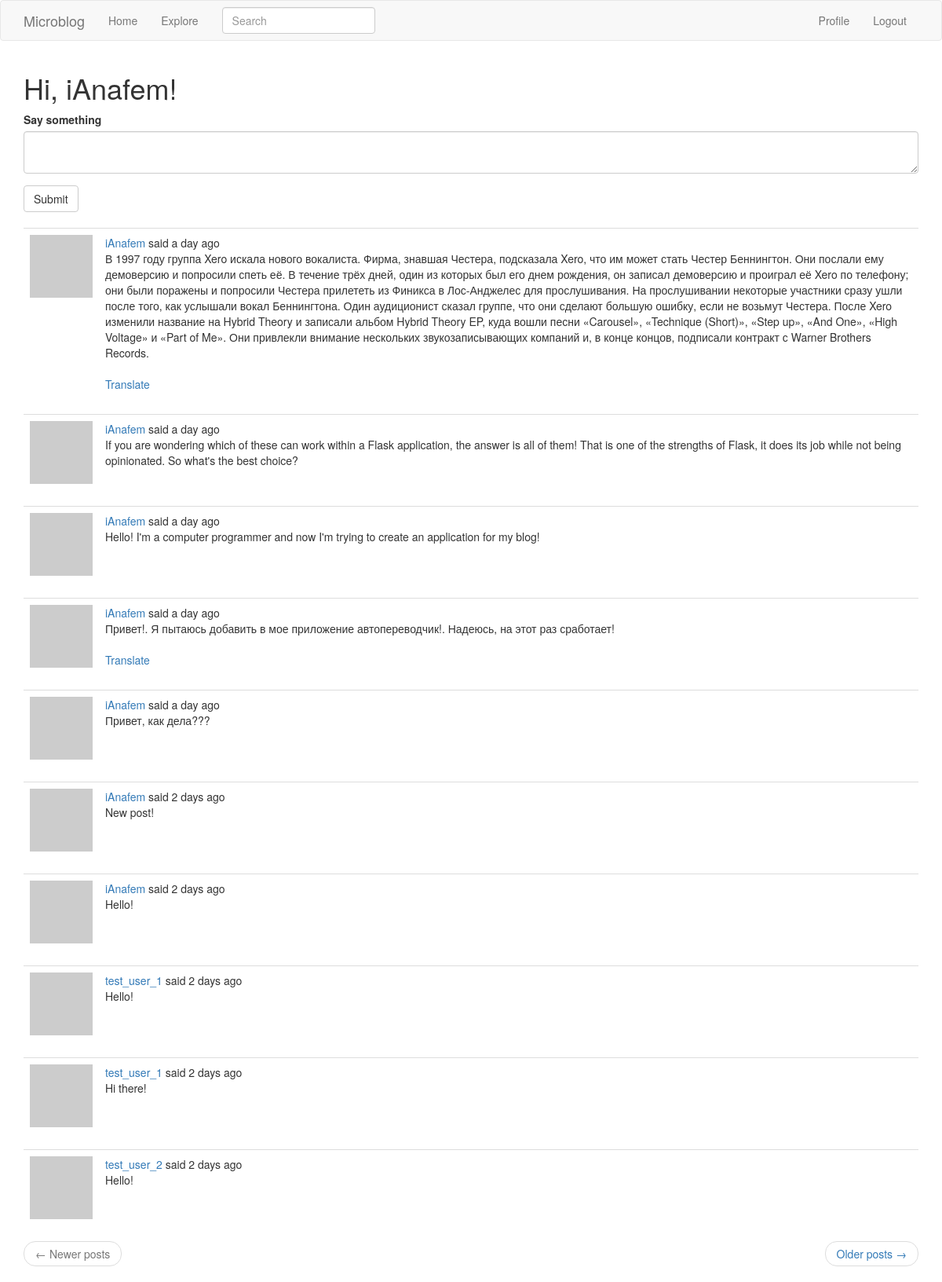
The page /index (signed in) on the database its author committed.
### app/models.py (models this page shows, shortened)
class User(UserMixin, db.Model):
    id = db.Column(db.Integer, primary_key=True)
    username = db.Column(db.String(64), index=True, unique=True)
    email = db.Column(db.String(120), index=True, unique=True)
    password_hash = db.Column(db.String(128))
    posts = db.relationship('Post', backref='author', lazy='dynamic')
    about_me = db.Column(db.String(140))
    last_seen = db.Column(db.DateTime, default=datetime.utcnow)
    followed = db.relationship(
        'User', secondary=followers,
        primaryjoin=(followers.c.follower_id == id),
        secondaryjoin=(followers.c.followed_id == id),
        backref=db.backref('followers', lazy='dynamic'), lazy='dynamic')
    def avatar(self, size):
        digest = md5(self.email.lower().encode('utf-8')).hexdigest()
        return 'https://www.gravatar.com/avatar/{}?d=identicon&s={}'.format(
            digest, size)
    def followed_posts(self):
        followed = Post.query.join(
            followers, (followers.c.followed_id == Post.user_id)).filter(
                followers.c.follower_id == self.id)
        own = Post.query.filter_by(user_id=self.id)
        return followed.union(own).order_by(Post.timestamp.desc())

class SearchableMixin(object):
    @classmethod
    def before_commit(cls, session):
        session._changes = {
            'add': list(session.new),
            'update': list(session.dirty),
            'delete': list(session.deleted)
        }
    @classmethod
    def after_commit(cls, session):
        for obj in session._changes['add']:
            if isinstance(obj, SearchableMixin):
                add_to_index(obj.__tablename__, obj)
        for obj in session._changes['update']:
            if isinstance(obj, SearchableMixin):
                add_to_index(obj.__tablename__, obj)
        for obj in session._changes['delete']:
            if isinstance(obj, SearchableMixin):
                remove_from_index(obj.__tablename__, obj)
        session._changes = None

class Post(SearchableMixin, db.Model):
    __searchable__ = ['body']
    id = db.Column(db.Integer, primary_key=True)
    body = db.Column(db.String(140))
    timestamp = db.Column(db.DateTime, index=True, default=datetime.utcnow)
    user_id = db.Column(db.Integer, db.ForeignKey('user.id'))
    language = db.Column(db.String(5))

### app/main/routes.py (the view, shortened to what this page needs)
@bp.route('/', methods=['GET', 'POST'])
@bp.route('/index', methods=['GET', 'POST'])
@login_required
def index():
    form = PostForm()
    page = request.args.get('page', 1, type=int)
    posts = current_user.followed_posts().paginate(
        page, current_app.config['POSTS_PER_PAGE'], False)
    next_url = url_for('main.index', page=posts.next_num) \
        if posts.has_next else None
    prev_url = url_for('main.index', page=posts.prev_num) \
        if posts.has_prev else None
    return render_template('index.html', title=_('Home'), form=form,
                           posts=posts.items, next_url=next_url,
                           prev_url=prev_url)

### app/main/forms.py
class SearchForm(FlaskForm):
    q = StringField(_l('Search'), validators=[DataRequired()])
    def __init__(self, *args, **kwargs):
        if 'formdata' not in kwargs:
            kwargs['formdata'] = request.args
        if 'csrf_enabled' not in kwargs:
            kwargs['csrf_enabled'] = False
        super(SearchForm, self).__init__(*args, **kwargs)

class PostForm(FlaskForm):
    post = TextAreaField(_l('Say something'), validators=[DataRequired()])
    submit = SubmitField(_l('Submit'))

### app/main/routes.py (called while the page is built)
@bp.before_app_request
def before_request():
    if current_user.is_authenticated:
        current_user.last_seen = datetime.utcnow()
        db.session.commit()
        g.search_form = SearchForm()
    g.locale = str(get_locale())

### app/models.py (called while the page is built)
@login.user_loader
def load_user(id):
    return User.query.get(int(id))

### app/templates/index.html
{% extends "base.html" %}
{% import 'bootstrap/wtf.html' as wtf %}
{% block app_content %}
    <h1>{{ _('Hi, %(username)s!', username=current_user.username) }}</h1>
    {% if form %}
    {{ wtf.quick_form(form) }}
    <br>
    {% endif %}
    {% for post in posts %}
        {% include '_post.html' %}
    {% endfor %}
    <nav aria-label="...">
        <ul class="pager">
            <li class="previous{% if not prev_url %} disabled{% endif %}">
                <a href="{{ prev_url or '#' }}">
                    <span aria-hidden="true">&larr;</span> {{ _('Newer posts') }}
                </a>
            </li>
            <li class="next{% if not next_url %} disabled{% endif %}">
                <a href="{{ next_url or '#' }}">
                    {{ _('Older posts') }} <span aria-hidden="true">&rarr;</span>
                </a>
            </li>
        </ul>
    </nav>
{% endblock %}

### app/templates/_post.html (shortened to what this page needs)
    <table class="table table-hover">
        <tr>
            <td width="70px">
                <a href="{{ url_for('main.user', username=post.author.username) }}">
                    <img src="{{ post.author.avatar(70) }}" />
                </a>
            </td>
            <td>
                {{ _('%(username)s said %(when)s',
                    username=user_link, when=moment(post.timestamp).fromNow()) }}
                <br>
                <span id="post{{ post.id }}">{{ post.body }}</span>
                {% if post.language and post.language != g.locale %}
                <br><br>
                <span id="translation{{ post.id }}">
                    <a href="javascript:translate(
                                '#post{{ post.id }}',
                                '#translation{{ post.id }}',
                                '{{ post.language }}',
                                '{{ g.locale }}');">{{ _('Translate') }}</a>
                </span>
                {% endif %}
            </td>
        </tr>
    </table>

### rows shown on the page
Post: body "В 1997 году группа Xero искала нового вокалиста. Фирма, знавшая Честера, подсказала Xero, что им может стать Честер Беннингтон. Они послали ему демоверсию и попросили спеть её. В течение трёх дней, один из которых был его днем рождения, он записал демоверсию и проиграл её Xero по телефону; они были поражены и попросили Честера прилететь из Финикса в Лос-Анджелес для прослушивания. На прослушивании некоторые участники сразу ушли после того, как услышали вокал Беннингтона. Один аудиционист сказал группе, что они сделают большую ошибку, если не возьмут Честера. После Xero изменили название на Hybrid Theory и записали альбом Hybrid Theory EP, куда вошли песни «Carousel», «Technique (Short)»,…"
Post: body "If you are wondering which of these can work within a Flask application, the answer is all of them! That is one of the strengths of Flask, it does its job while not being opinionated. So what's the best choice?"
Post: body "Hello! I'm a computer programmer and now I'm trying to create an application for my blog!"
Post: body "Привет!. Я пытаюсь добавить в мое приложение автопереводчик!. Надеюсь, на этот раз сработает!"
Post: body "Привет, как дела???"
Post: body "New post!"
Post: body "Hello!"
Post: body "Hello!"
Post: body "Hi there!"
Post: body "Hello!"
